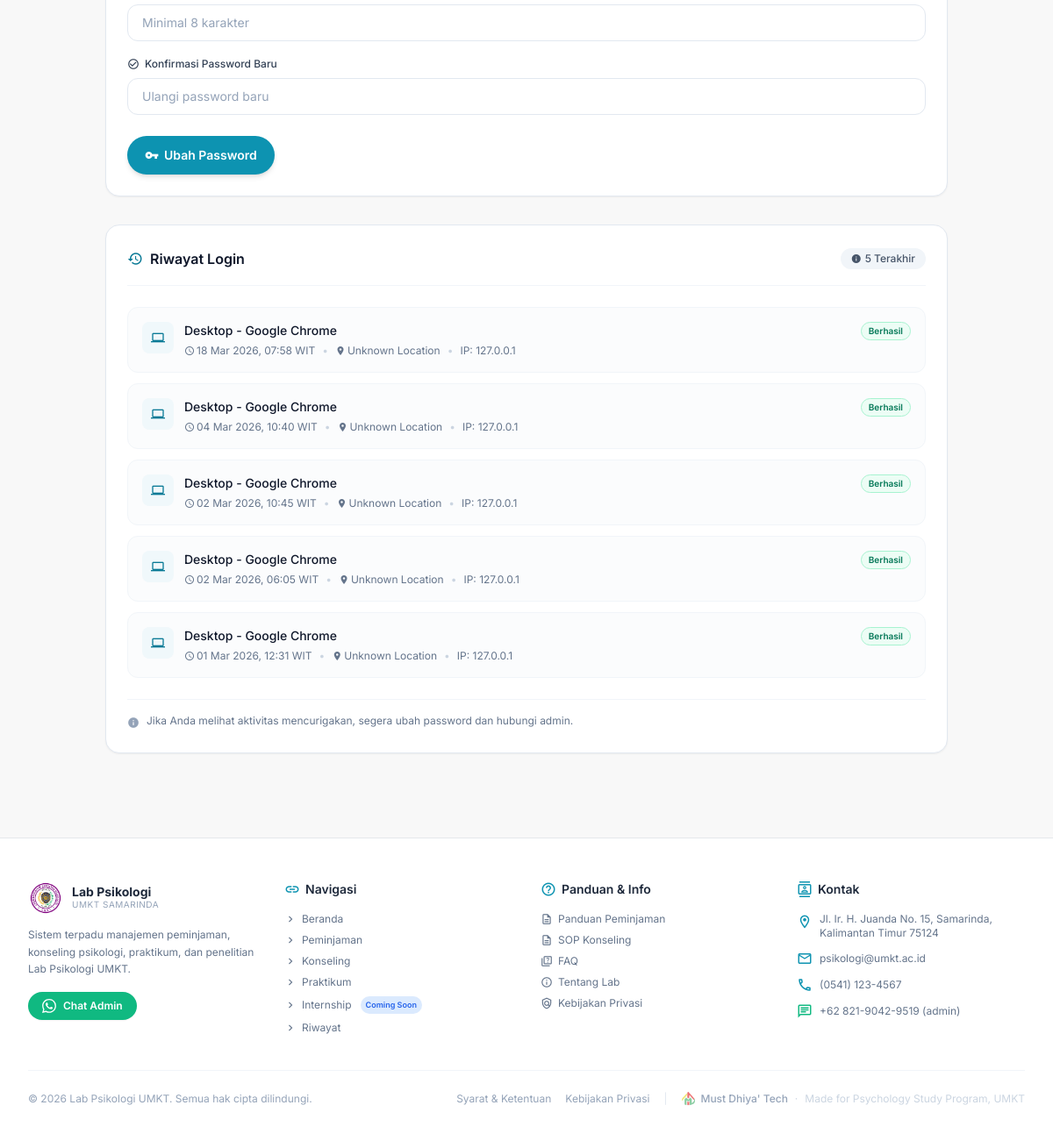
Before: /profile/ (signed in, lower part) with the older database file.
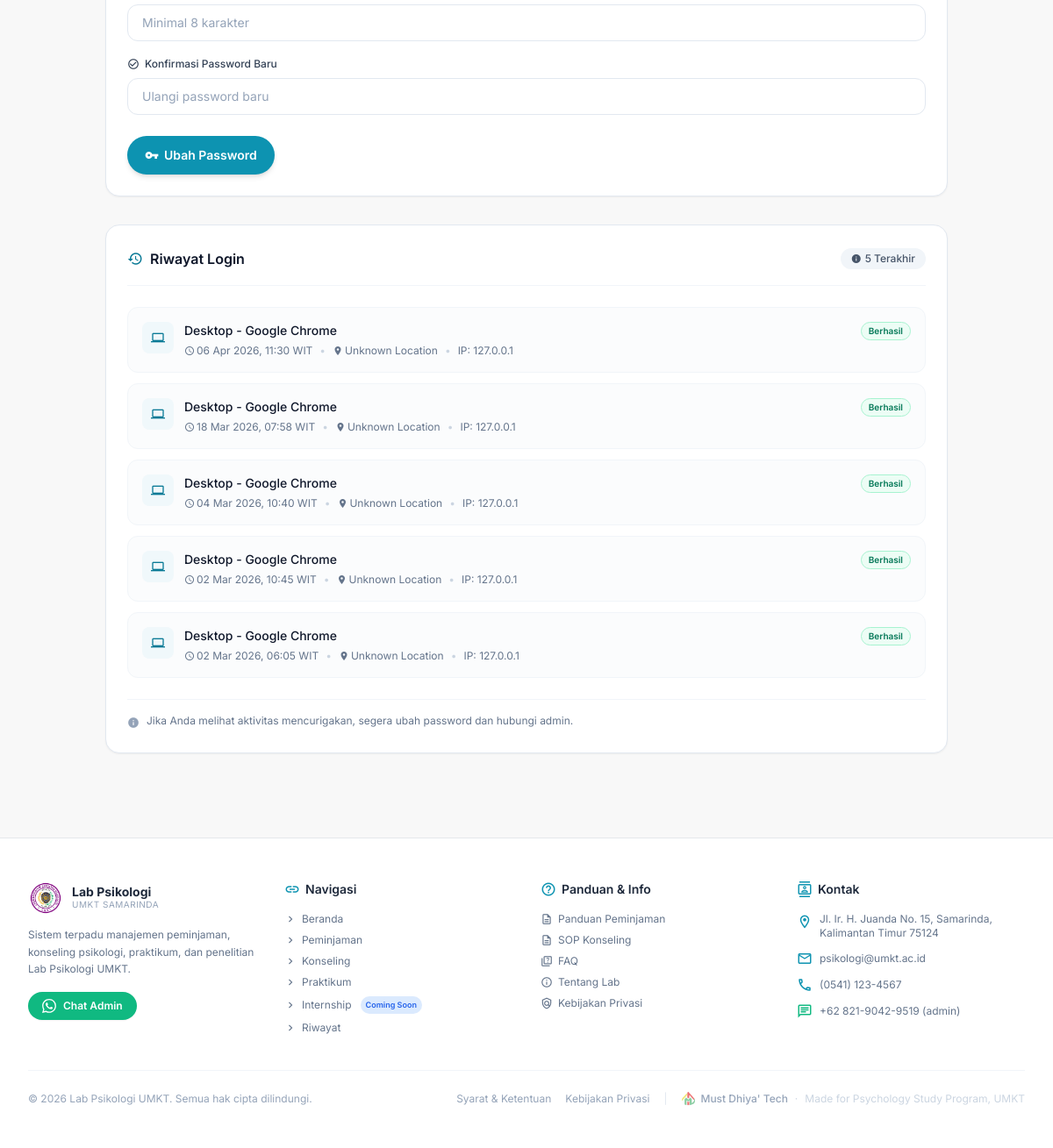
After: the same page with the newer database file.
### accounts/models.py (models this page shows, shortened)
class LoginHistory(models.Model):
    FAIL_REASONS = (
        ('wrong_password', 'Password salah'),
        ('not_found', 'Akun tidak ditemukan'),
        ('not_verified', 'Akun belum diverifikasi'),
        ('inactive', 'Akun dinonaktifkan'),
    )
    user = models.ForeignKey(
        User,
        on_delete=models.CASCADE,
        related_name='login_history',
        null=True, blank=True
    )
    ip_address  = models.GenericIPAddressField(null=True, blank=True)
    user_agent  = models.CharField(max_length=500, blank=True)
    device_type = models.CharField(max_length=50, blank=True)
    browser     = models.CharField(max_length=100, blank=True)  # ← TAMBAH
    os          = models.CharField(max_length=50, blank=True)
    location    = models.CharField(max_length=200, blank=True)  # ← TAMBAH
    success     = models.BooleanField(default=True)
    fail_reason = models.CharField(max_length=20, choices=FAIL_REASONS, blank=True, null=True)
    login_at    = models.DateTimeField(auto_now_add=True)  # ← RENAME dari timestamp
    class Meta:
        ordering = ['-login_at']
        verbose_name = 'Login History'
        verbose_name_plural = 'Login Histories'

### accounts/views.py (the view, shortened to what this page needs)
# urls.py: path('profile/',  views.ProfilePageView.as_view(),  name='profile'),
class ProfilePageView(LoginRequiredMixin, View):
    login_url     = '/login/'
    template_name = 'profile.html'
    def get(self, request):
        login_history = LoginHistory.objects.filter(
            user=request.user,
            success=True
        ).order_by('-login_at')[:5]
        return render(request, self.template_name, {'login_history': login_history})

### accounts/models.py (called while the page is built)
    def get_full_name(self):
        return f"{self.first_name} {self.last_name}".strip() or self.username

    @property
    def is_umkt(self):
        return self.user_type == 'umkt'

### core/context_processors.py (called while the page is built)
def media_url(request):
    return {
        'MEDIA_URL': settings.MEDIA_URL,
    }

### konseling/context_processors.py (called while the page is built)
def admin_stats(request):
    if not request.user.is_authenticated or not request.user.is_staff:
        return {}
    return {
        'stats': {
            'peminjaman_pending': RoomBooking.objects.filter(status='pending').count(),
            'tool_pending':       ToolRental.objects.filter(status='pending').count(),
            'konseling_pending':  KonselingSession.objects.filter(status='pending').count(),
            'penelitian_pending': ResearchRequest.objects.filter(status='pending').count(),
            'akun_pending':       User.objects.filter(is_active=False, is_verified=False)
                                      .exclude(is_superuser=True).count(),
        }
    }

### templates/profile.html (shortened to what the changed rows need)
{% extends "base.html" %}
{% load static %}
{% block content %}
<main class="max-w-5xl mx-auto px-4 sm:px-6 lg:px-8 py-8 space-y-8">
  <div class="rounded-2xl border border-slate-200 dark:border-slate-700 bg-white dark:bg-slate-800 shadow-sm p-6 space-y-6">
    <div class="space-y-3">
      {% if login_history %}
        {% for item in login_history %}
          <div class="rounded-xl border border-slate-100 dark:border-slate-700 bg-slate-50/50 dark:bg-slate-900/30 p-4 flex gap-3">
            <div class="w-9 h-9 rounded-lg bg-primary-50 dark:bg-primary-900/30 flex items-center justify-center flex-shrink-0">
              <span class="material-icons text-base text-primary-600 dark:text-primary-400">
              </span>
            </div>
            <div class="flex-1 min-w-0">
              <div class="flex items-start justify-between gap-2 mb-1">
                <p class="text-sm font-medium text-slate-900 dark:text-slate-100">
                  {{ item.device_type }} - {{ item.browser }}
                </p>
                <span class="inline-flex items-center px-2 py-0.5 rounded-full text-[10px] font-semibold whitespace-nowrap
                  {% if item.success %}
                    bg-emerald-50 dark:bg-emerald-900/30 text-emerald-700 dark:text-emerald-400 border border-emerald-200 dark:border-emerald-800
                  {% else %}
                    bg-rose-50 dark:bg-rose-900/30 text-rose-700 dark:text-rose-400 border border-rose-200 dark:border-rose-800
                  {% endif %}
                ">
                  {% if item.success %}Berhasil{% else %}Gagal{% endif %}
                </span>
              </div>
              <div class="flex flex-wrap items-center gap-x-2 gap-y-1 text-xs text-slate-500 dark:text-slate-400">
                <span class="flex items-center gap-0.5">
                  <span class="material-icons text-xs">schedule</span>
                  {{ item.login_at|date:"d M Y, H:i" }} WIT
                </span>
                <span class="text-slate-300 dark:text-slate-600">•</span>
                <span class="flex items-center gap-0.5">
                  <span class="material-icons text-xs">location_on</span>
                  {{ item.location|default:"Unknown Location" }}
                </span>
                <span class="text-slate-300 dark:text-slate-600">•</span>
                <span>IP: {{ item.ip_address }}</span>
              </div>
            </div>
          </div>
        {% endfor %}
      {% else %}
        <div class="py-10 text-center text-sm text-slate-400 dark:text-slate-500">
          Belum ada riwayat login.
        </div>
      {% endif %}
    </div>
  </div>
</main>
{% endblock content %}

Changed rows visible on the page:
no longer on this page (row unchanged): LoginHistory: device_type "Desktop", browser "Google Chrome", success "Berhasil", login_at "01 Mar 2026, 12:31", location "Unknown Location", ip_address "127.0.0.1"
added LoginHistory: device_type "Desktop", browser "Google Chrome", success "Berhasil", login_at "06 Apr 2026, 11:30", location "Unknown Location", ip_address "127.0.0.1"
